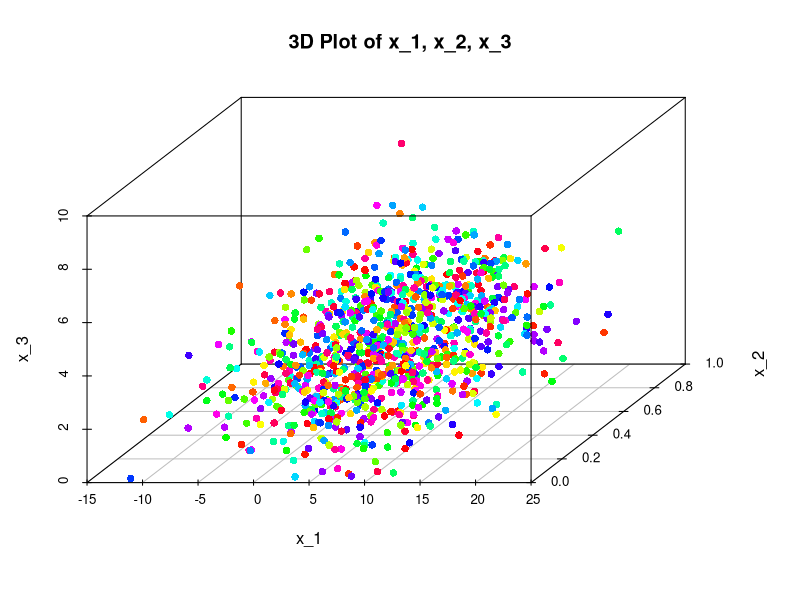
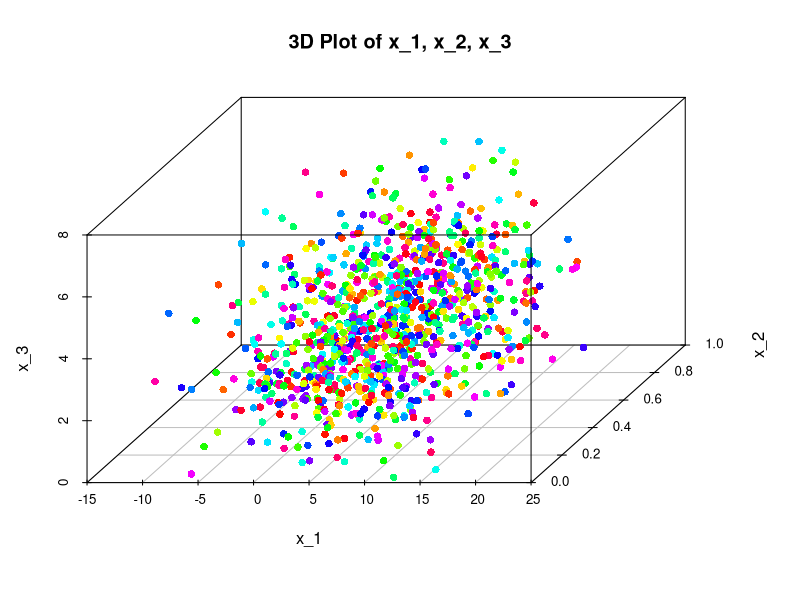
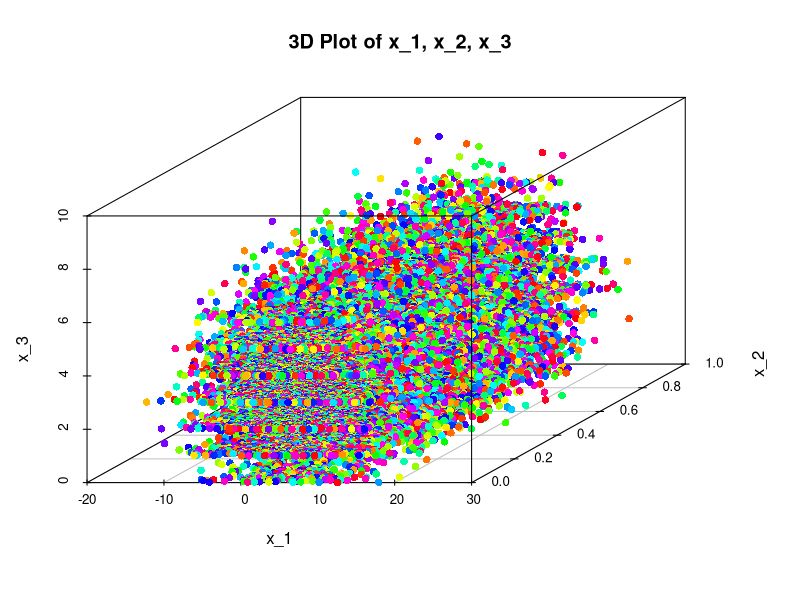
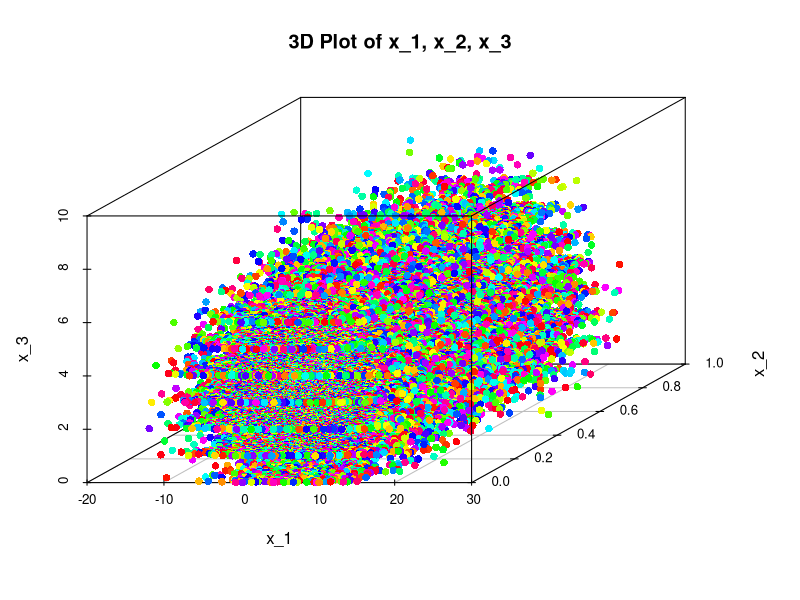
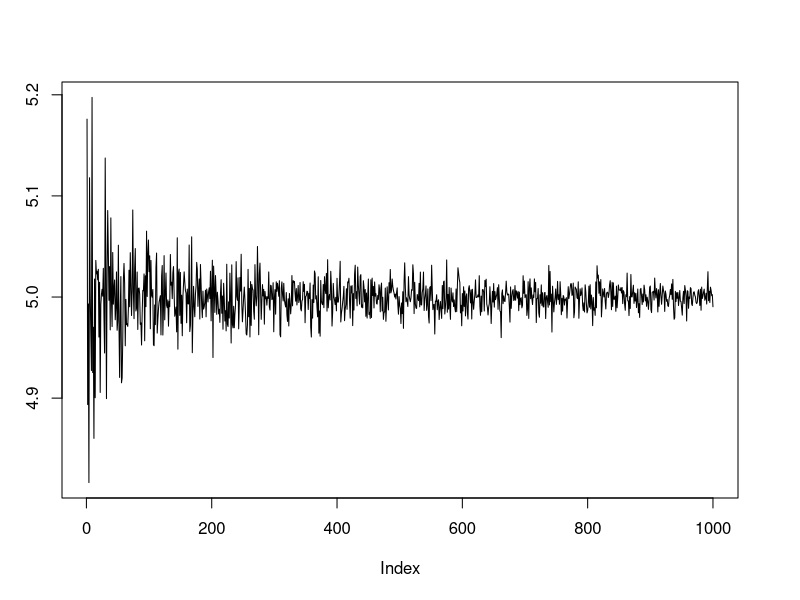

Write the R code that produced these figures, in order.
getwd()


install.packages("scatterplot3d")
library(scatterplot3d)
library(ggplot2)
#Unbiasedness

b0=c()
b1=c()
b2=c()
b3=c()

for (i in 1:1000) {

  x_1=rnorm(1000,mean = 5,sd = 5)
  x_2=runif(1000)
  x_3=rbinom(size = 10,n=1000,prob=0.3)
  
  u=rnorm(1000)
  y=5+2*x_1+3*x_2-6*x_3+u
  
  sum=lm(y~x_1+x_2+x_3)

  b0[i]=sum$coefficients[1]
  b1[i]=sum$coefficients[2]
  b2[i]=sum$coefficients[3]
  b3[i]=sum$coefficients[4]
  
  if (i %% 500 == 0) {
    dev.new()
    scatterplot3d(x_1, x_2, x_3, color = rainbow(1000), pch = 16,
                  main = "3D Plot of x_1, x_2, x_3", xlab = "x_1", ylab = "x_2", zlab = "x_3")
  }
}
mean(b0)
mean(b1)
mean(b2)
mean(b3)

#Consistency

b0=c()
b1=c()
b2=c()
b3=c()

for (i in 1:1000) {
  
  x_1=rnorm(i*100,mean = 5,sd = 5)
  x_2=runif(i*100)
  x_3=rbinom(size = 10,n=i*100,prob=0.3)
  
  u=rnorm(i*100)
  y=5+2*x_1+3*x_2-6*x_3+u
  
  sum=lm(y~x_1+x_2+x_3)
  
  b0[i]=sum$coefficients[1]
  b1[i]=sum$coefficients[2]
  b2[i]=sum$coefficients[3]
  b3[i]=sum$coefficients[4]
  
  if (i %% 500 == 0) {
    dev.new()
    scatterplot3d(x_1, x_2, x_3, color = rainbow(100*i), pch = 16,
                  main = "3D Plot of x_1, x_2, x_3", xlab = "x_1", ylab = "x_2", zlab = "x_3")
  }
}
mean(b0)
plot(b0,type="l")
mean(b1)
mean(b2)
mean(b3)
